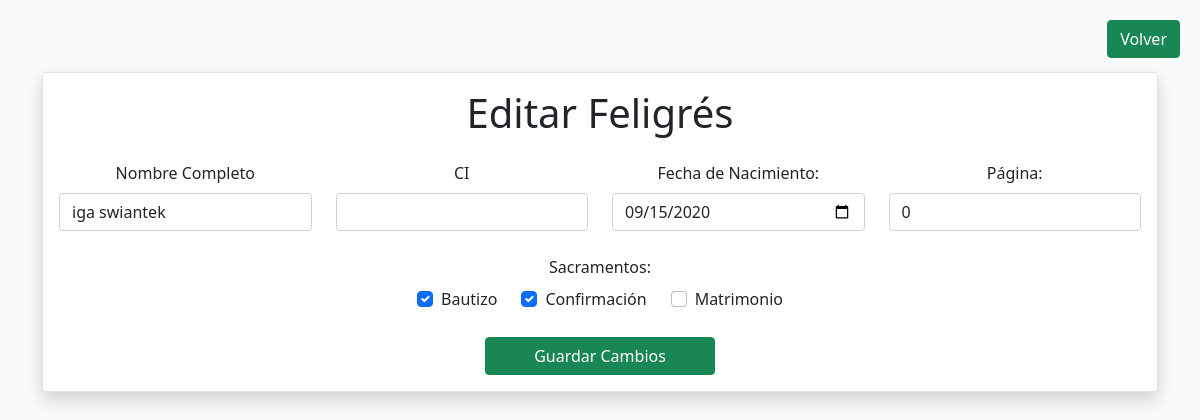
Page /editar_feligres.php?id=4 (signed in) on the committed database.
### tables this page shows
CREATE TABLE `feligreses` (
  `id` int(11) NOT NULL,
  `nombre` varchar(100) NOT NULL,
  `ci` varchar(15) DEFAULT NULL,
  `fecha_nacimiento` date NOT NULL,
  `bautizo` tinyint(1) DEFAULT 0,
  `confirmacion` tinyint(1) DEFAULT 0,
  `matrimonio` tinyint(1) DEFAULT 0,
  `pag` int(11) DEFAULT NULL,
  `id_iglesia` int(11) DEFAULT NULL
);

### editar_feligres.php (the view, shortened to what this page needs)
<?php
include 'conexion.php';
$id_feligres = $_GET['id'];
$query = $conexion->prepare("SELECT * FROM feligreses WHERE id = ? AND id_iglesia = ?");
$query->execute([$id_feligres, $_SESSION['id_iglesia']]);
$feligres = $query->fetch();
?>
<!DOCTYPE html>
<html>
<head>
</head>
<link href="https://cdn.jsdelivr.net/npm/bootstrap@5.1.3/dist/css/bootstrap.min.css" rel="stylesheet">
<br>
<body class="bg-light">
<a href="registro_feligreses.php" class="btn btn-success logout-btn">Volver</a>
    <div class="container mt-5">
        <div class="card shadow mb-5">
            <div class="card-body">
                <h1 class="text-center mb-4">Editar Feligrés</h1>
                <form method="POST">
                    <div class="row mb-4">
                        <div class="col-md-3">
                            <center><label class="form-label text-center">Nombre Completo</label></center>
                                <input type="text"
                                    name="nombre"
                                    class="form-control"
                                    value="<?= htmlspecialchars($feligres['nombre']) ?>"
                                    required>
                        </div>
                        <div class="col-md-3">
                            <div class="form-group">
                                <center><label class="form-label text-center">CI</label></center>
                                <input type="number1"
                                       name="ci"
                                       class="form-control"
                                       value="<?= htmlspecialchars($feligres['ci']) ?>">
                            </div>
                        </div>
                        <div class="col-md-3">
                            <div class="form-group">
                                <center><label class="form-label text-center">Fecha de Nacimiento:</label></center>
                                <input type="date"
                                       name="fecha_nacimiento"
                                       class="form-control"
                                       value="<?= htmlspecialchars($feligres['fecha_nacimiento']) ?>"
                                       required>
                            </div>
                        </div>
                        <div class="col-md-3">
                            <div class="form-group">
                                <center><label class="form-label">Página:</label></center>
                                <input type="number"
                                       name="pag"
                                       class="form-control"
                                       value="<?= htmlspecialchars($feligres['pag']) ?>">
                            </div>
                        </div>
                    </div>
                    <div class="form-group mb-4">
                        <center><label class="form-label">Sacramentos:</label></center>
                        <div class="gap-4 d-md-flex justify-content-md-center">
                            <div class="form-check">
                                <input class="form-check-input"
                                       type="checkbox"
                                       name="bautizo"
                                       id="bautizo"
                                       <?= htmlspecialchars($feligres['bautizo']) ? 'checked' : '' ?>>
                                <label class="form-check-label" for="bautizo">Bautizo</label>
                            </div>
                            <div class="form-check">
                                <input class="form-check-input"
                                       type="checkbox"
                                       name="confirmacion"
                                       id="confirmacion"
                                       <?= htmlspecialchars($feligres['confirmacion']) ? 'checked' : '' ?>>
                                <label class="form-check-label" for="confirmacion">Confirmación</label>
                            </div>
                            <div class="form-check">
                                <input class="form-check-input"
                                       type="checkbox"
                                       name="matrimonio"
                                       id="matrimonio"
                                       <?= htmlspecialchars($feligres['matrimonio']) ? 'checked' : '' ?>>
                                <label class="form-check-label" for="matrimonio">Matrimonio</label>
                            </div>
                        </div>
                    </div>
                    <div class="d-grid gap-2 d-md-flex justify-content-md-center">
                        <button type="submit" class="btn btn-success px-5">Guardar Cambios</button>
                    </div>
                </form>
            </div>
        </div>
    </div>
</body>
</html>

### editar_feligres.php (style rules this page uses)
.logout-btn { position: fixed; top: 20px; right: 20px; z-index: 1000; }

### rows in the picture
feligreses: nombre "iga swiantek", fecha_nacimiento "09/15/2020", pag "0", bautizo "☑", confirmacion "☑"
